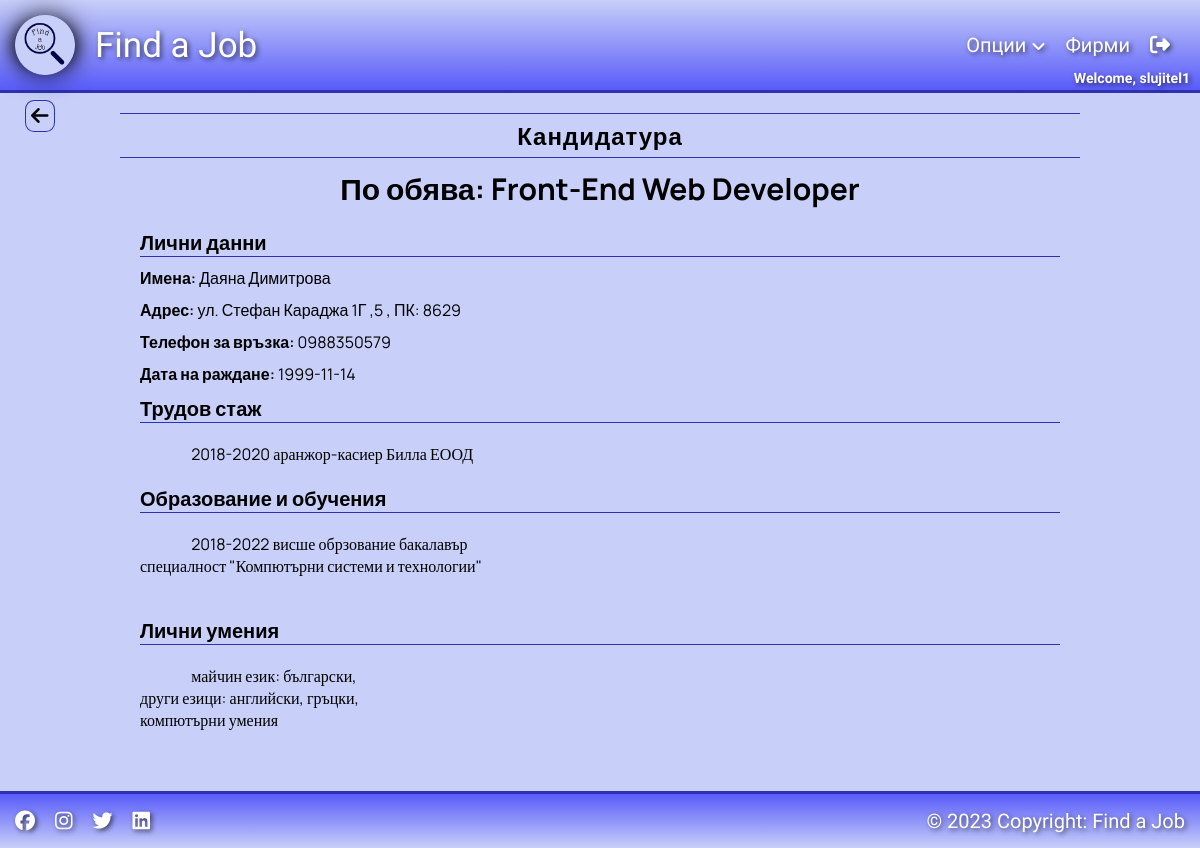
Screenshot of /view/front/profileHR/detailsCandidateHR.php?id=17 (signed in) with the database file from the repository.
### tables this page shows
CREATE TABLE `tb_candidates` (
  `id_c` int(11) NOT NULL,
  `firstname` varchar(50) DEFAULT NULL,
  `lastname` varchar(50) DEFAULT NULL,
  `email` varchar(50) DEFAULT NULL,
  `address` varchar(50) DEFAULT NULL,
  `city` int(50) DEFAULT NULL,
  `zipcode` int(11) DEFAULT NULL,
  `phone` varchar(15) DEFAULT NULL,
  `birthdate` date DEFAULT NULL,
  `workexperience` longtext DEFAULT NULL,
  `educationexperience` longtext DEFAULT NULL,
  `personalexperience` longtext DEFAULT NULL,
  `saved` tinyint(1) DEFAULT NULL,
  `profileid` int(11) DEFAULT NULL,
  `status` int(11) DEFAULT NULL,
  `jobid` int(11) DEFAULT NULL
);

CREATE TABLE `tb_jobs` (
  `id` int(11) NOT NULL,
  `title` varchar(255) DEFAULT NULL,
  `payment` decimal(10,0) DEFAULT NULL,
  `category` int(11) DEFAULT NULL,
  `city` int(11) DEFAULT NULL,
  `description` longtext DEFAULT NULL,
  `company` int(11) DEFAULT NULL,
  `expire_date` date DEFAULT NULL,
  `approved` tinyint(4) NOT NULL,
  `sentExpireEmail` int(1) NOT NULL
);

### src/database/db.php (called while the page is built, shortened)
<?php
class Database
{
    private $host = "localhost";
    private $username = "root";
    private $password = "";
    private $db = "find_a_job";
    private $queryBuilderString = "";
    function connect()
    {
        return mysqli_connect($this->host, $this->username, $this->password, $this->db);
    }
    function query($sqlQuery)
    {
        $conn = $this->connect();
        return mysqli_query($conn, $sqlQuery);
    }
    function fetchQuery($query)
    {
        $resultArray    = array();
        $fetchResponse  = $this->query($query);
        while ($data = mysqli_fetch_array($fetchResponse)) {
            array_push($resultArray, $data);
        }
        return $resultArray;
    }
    function where($queryPropertyCollection)
    {
        $whereQueryArray = array();
        foreach ($queryPropertyCollection as $key => $value) {
            array_push($whereQueryArray, ("$key = $value"));
        }
        $whereQuery = implode(" AND ", $whereQueryArray);
        $query = "WHERE $whereQuery";
        $this->queryBuilderString .= $query;
        return $this;
    }
    function newQueryStr($query)
    {
        $this->queryBuilderString = $query;
        return $this;
    }
    function execute()
    {
        return $this->queryBuilderString;
    }
}
$DB = new Database();

### src/controllers/front/profileHR/candidatesHRController.php (called while the page is built, shortened)
<?php
require_once  $_SERVER['DOCUMENT_ROOT'] . '/DR/src/database/db.php';
$query = "SELECT c.id_c,c.firstname,c.lastname,c.email,c.address,c.city,c.zipcode,c.phone,c.birthdate,c.workexperience,
        c.educationexperience,c.personalexperience,p.username,s.id,j.title,s.title as status from tb_candidates c
        join tm_status s on s.id = c.status
        join tb_register_client p on p.id = c.profileid
        join tb_jobs j on j.id = c.jobid ";
if (isset($_GET['id'])) {
    $id_c = $_GET['id'];
    $queryCand = $DB->newQueryStr($query)->where(array('c.id_c' => $id_c))->execute();
    $result = $DB->fetchQuery($queryCand);
}

### view/front/profileHR/detailsCandidateHR.php (the view, shortened to what this page needs)
<?php include_once $_SERVER['DOCUMENT_ROOT'] . "/DR/view/layout/header.php"; ?>
<?php include_once $_SERVER['DOCUMENT_ROOT'] . "/DR/src/controllers/front/profileHR/candidatesHRController.php"; ?>
<?php if (isset($_SESSION['username']) && $_SESSION['role'] == 1) : ?>
    <div class="back"><a href="/DR/view/front/profileHR/candidatesHR.php"><i class="fa-solid fa-arrow-left"></i></a></div>
    <div class="list-company my20">
        <h2 class="mb10">Кандидатура</h2>
        <div class="flex-y">
            <h4>По обява: <?php echo $result[0]['title']; ?></h4>
        </div>
        <div class="details">
            <div>
                <h6>Лични данни</h6>
                <p><span>Имена: </span><?php echo $result[0]['firstname']; ?> <?php echo $result[0]['lastname']; ?> </p>
                <p><span>Адрес: </span><?php echo $result[0]['address']; ?> ,<?php echo $result[0]['city']; ?> , ПК: <?php echo $result[0]['zipcode']; ?></p>
                <p><span>Телефон за връзка: </span><?php echo $result[0]['phone']; ?> </p>
                <p><span>Дата на раждане: </span><?php echo $result[0]['birthdate']; ?> </p>
            </div>
            <div>
                <h6>Трудов стаж</h6>
                <pre class="text-break py20">
                <?php echo $result[0]['workexperience']; ?>
                </pre>
            </div>
            <div>
                <h6>Образование и обучения</h6>
                <pre class="text-break py20">
                <?php echo $result[0]['educationexperience']; ?>
                </pre>
            </div>
            <div>
                <h6>Лични умения</h6>
                <pre class="text-break py20">
                <?php echo $result[0]['personalexperience']; ?>
                </pre>
            </div>
        </div>
    </div>
<?php else : header('location: /DR/view/front/home.php'); ?>
<?php endif; ?>
<?php include_once $_SERVER['DOCUMENT_ROOT'] . "/DR/view/layout/footer.php"; ?>

### assets/css/layout.css (style rules this page uses)
:root { --bg-color: rgb(200, 207, 248); --blue-main: rgb(47, 49, 175); }
* { margin: 0; padding: 0; }
a, abbr { color: #000; text-decoration: none; }
.my20 { margin: 20px 0; }
.py20 { padding: 20px 0; }
.mb10 { margin-bottom: 10px; }
.flex-y { display: flex; align-items: center; justify-content: center; flex-direction: column; }

### assets/css/style.css (style rules this page uses)
h2 { text-align: center; width: 100%; padding: 5px 0; border-bottom: 1px solid rgb(47, 49, 175); border-top: 1px solid rgb(47, 49, 175); letter-spacing: 1px; }
.list-company { width: 80%; }
.list-company h4 { text-align: center; font-size: 30px; }
.list-company .details { padding: 20px; }
.details h6 { font-size: 20px; border-bottom: 1px solid rgb(47, 49, 175); }
.details p { margin: 10px 0; }
.details span { font-weight: 600; }
.details div:last-child { margin-top: 20px; }
.text-break { font-family: 'Manrope'; white-space: pre-wrap; word-wrap: break-word; word-break: break-word; }
.back i { position: absolute; left: 25px; top: 100px; border: 1px solid rgb(47, 49, 175); border-radius: 30%; padding: 5px; transition: 0.4s ease; cursor: pointer; font-size: 20px; }

### rows the page displays
tb_candidates: jobid.title "Front-End Web Developer", firstname "Даяна", lastname "Димитрова", address "ул. Стефан Караджа 1Г", city "5", zipcode "8629", phone "0988350579", birthdate "1999-11-14", workexperience "2018-2020 аранжор-касиер Билла ЕООД", educationexperience "2018-2022 висше обрзование бакалавър специалност \"Компютърни системи и технологии\"", personalexperience "майчин език: български, други езици: английски, гръцки, компютърни умения"

### other values shown
$_SESSION['username'] "slujitel1"
